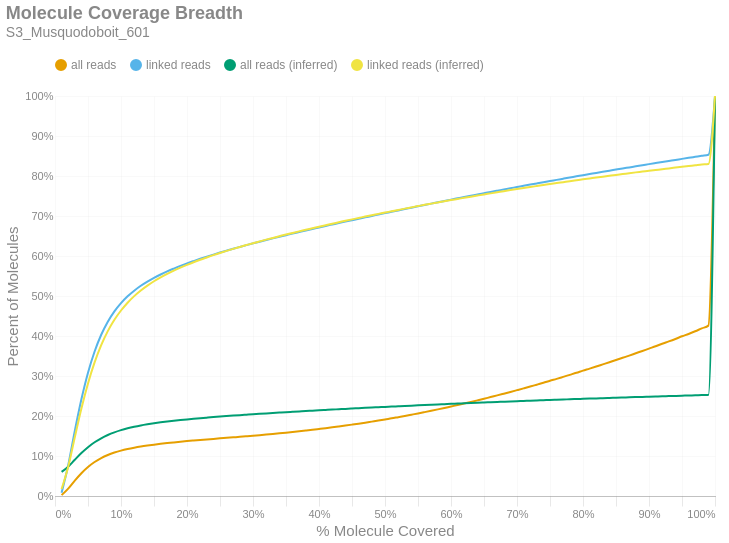

The notebook cell this image was saved under:
### Markdown cell above
### Molecule Read Coverage
This chart shows molecule coverage breadth as computed by the number of bases aligned to that molecule. In other words, "*how much of each unique long molecule is actually sequenced/aligned?*" Keep in mind there is a distinction between sequences and alignments, since some sequences belonging to a particular molecule may not align well and wouldn't appear in the alignment data. This chart also shows molecule coverage breadth as computed by the *inferred fragment* from which the aligned sequences originate. Unlike read coverage, this calculation takes into account the total insert size, including unsequenced gaps between the forward and reverse reads. Like the previous figures, these are cumulative percents.

### Code cell
if SKIPLR:
    print_html(f"Skipped")
else:
    binned_df = consolidated_hist(valids['coverage_bp'], mask, 0.01, True)
    binned_df_inf = consolidated_hist(valids['coverage_inserts'], mask, 0.01, True)
    binned_df = binned_df.with_columns(pl.lit(binned_df_inf['all reads (cumsum)']).alias('all reads (inferred)'))
    binned_df = binned_df.with_columns(pl.lit(binned_df_inf['linked reads (cumsum)']).alias('linked reads (inferred)'))
    binned_df = binned_df.with_columns(
        (pl.col('bin').cast(pl.Float64) + 0.01).alias('right_edge')
    )

    with SafeRender(binned_df):
        (
            density_plot(binned_df, 'Molecule Coverage Breadth', samplename, 'molcov', ['all reads (inferred)','linked reads (inferred)'])
            .encode(
                #x=alt.X('bin:Q', title="% Molecule Covered").axis(format = '%').scale(padding=0),
                x=alt.X('right_edge:Q', title="% Molecule Covered").axis(format='%').scale(padding=0),
                y=alt.Y('value:Q', title='Percent of Molecules')
                    .axis(format='%')
                    .stack(False)
                    .scale(domainMin=0, padding=0),
                color=alt.Color("key:N").scale(domain = ["all reads", "linked reads", "all reads (inferred)", "linked reads (inferred)"]),
                tooltip = [
                    alt.Tooltip("key:N", title = "Data Type"),
                    alt.Tooltip("range_label:N", title="% Molecule Covered"),
                    alt.Tooltip("value:Q", format = ".2%", title="% Molecules")
                ]
            )
        ).display()

### Figure 1 — Vega-Lite specification as saved in the notebook (floating-point values rounded to 4 significant figures)
{"width": "container", "height": 400, "config": {"title": {"anchor": "start", "dy": -15, "fontSize": 18, "color": "#888888", "subtitleColor": "#888888", "subtitleFontSize": 14}, "arc": {"fill": "#0072B2"}, "axis": {"domainColor": "#888888", "domainWidth": 0.5, "gridWidth": 0.2, "grid": false, "titleFontWeight": 400, "titleFontSize": 15, "labelFontSize": 11, "labelColor": "#888888", "tickColor": "#888888", "tickWidth": 0.2, "titleColor": "#888888"}, "axisBand": {"grid": false}, "axisX": {"grid": true, "tickSize": 10, "domainCap": "round"}, "axisY": {"domain": false, "grid": true, "tickSize": 0, "domainCap": "round"}, "background": "transparent", "header": {"labelFontSize": 15, "labelColor": "#888888", "titleFontSize": 15, "titleFontWeight": 600, "titleColor": "#888888"}, "legend": {"labelFont": "sans-serif", "labelFontSize": 12, "labelColor": "#888888", "symbolSize": 100, "symbolType": "circle", "titleFontSize": 12, "titlePadding": 10, "titleColor": "#888888", "title": null, "orient": "top"}, "range": {"category": ["#E69F00", "#56B4E9", "#009E73", "#F0E442", "#0072B2", "#D55E00", "#CC79A7", "#000000"], "diverging": ["#cfe8f3", "#a2d4ec", "#73bfe2", "#46abdb", "#1696d2", "#12719e"]}, "area": {"fill": "#0072B2", "fillOpacity": 0.7, "line": true, "strokeOpacity": 0.7}, "line": {"color": "#0072B2", "stroke": "#0072B2", "strokeWidth": 2}, "trail": {"color": "#0072B2", "stroke": "#0072B2", "strokeWidth": 0, "size": 1}, "point": {"filled": true, "fillOpacity": 1.0, "size": 95}, "text": {"color": "#888888", "fontSize": 11, "align": "right", "fontWeight": 400, "size": 11}, "bar": {"fill": "#0072B2", "stroke": null}, "view": {"stroke": null, "continuousWidth": 660, "continuousHeight": 400}}, "data": {"name": "data-9767511eb02233b4be705113276c2245"}, "mark": {"type": "line", "interpolate": "monotone", "point": {"opacity": 0, "size": 275}}, "encoding": {"color": {"field": "key", "scale": {"domain": ["all reads", "linked reads", "all reads (inferred)", "linked reads (inferred)"]}, "type": "nominal"}, "tooltip": [{"field": "key", "title": "Data Type", "type": "nominal"}, {"field": "range_label", "title": "% Molecule Covered", "type": "nominal"}, {"field": "value", "format": ".2%", "title": "% Molecules", "type": "quantitative"}], "x": {"axis": {"format": "%"}, "field": "right_edge", "scale": {"padding": 0}, "title": "% Molecule Covered", "type": "quantitative"}, "y": {"axis": {"format": "%"}, "field": "value", "scale": {"domainMin": 0, "padding": 0}, "stack": false, "title": "Percent of Molecules", "type": "quantitative"}}, "params": [{"name": "param_c36ac31b6afebe62", "select": {"type": "point", "fields": ["key"]}, "bind": "legend"}], "title": {"text": "Molecule Coverage Breadth", "subtitle": "S3_Musquodoboit_601"}, "transform": [{"fold": ["all reads (cumsum)", "linked reads (cumsum)", "all reads (inferred)", "linked reads (inferred)"]}, {"calculate": "replace(datum.key, ' (cumsum)', '')", "as": "key"}, {"filter": {"param": "param_c36ac31b6afebe62"}}], "usermeta": {"embedOptions": {"downloadFileName": "S3_Musquodoboit_601.molcov"}}, "$schema": "https://vega.github.io/schema/vega-lite/v6.1.0.json", "datasets": {"data-9767511eb02233b4be705113276c2245": [{"bin": "0.0", "interval": "0.0-0.01", "all reads": 0.002154, "linked reads": 0.008303, "all reads (cumsum)": 0.002154, "linked reads (cumsum)": 0.008303, "range_label": "0.0-0.01", "all reads (inferred)": 0.0602, "linked reads (inferred)": 0.01734, "right_edge": 0.01}, {"bin": "0.01", "interval": "0.01-0.02", "all reads": 0.01626, "linked reads": 0.06867, "all reads (cumsum)": 0.01841, "linked reads (cumsum)": 0.07698, "range_label": "0.01-0.02", "all reads (inferred)": 0.07336, "linked reads (inferred)": 0.07299, "right_edge": 0.02}, {"bin": "0.02", "interval": "0.02-0.03", "all reads": 0.0201, "linked reads": 0.0857, "all reads (cumsum)": 0.03852, "linked reads (cumsum)": 0.1627, "range_label": "0.02-0.03", "all reads (inferred)": 0.09061, "linked reads (inferred)": 0.1467, "right_edge": 0.03}, {"bin": "0.03", "interval": "0.03-0.04", "all reads": 0.01852, "linked reads": 0.07907, "all reads (cumsum)": 0.05704, "linked reads (cumsum)": 0.2417, "range_label": "0.03-0.04", "all reads (inferred)": 0.1074, "linked reads (inferred)": 0.2186, "right_edge": 0.04}, {"bin": "0.04", "interval": "0.04-0.05", "all reads": 0.01556, "linked reads": 0.06651, "all reads (cumsum)": 0.0726, "linked reads (cumsum)": 0.3083, "range_label": "0.04-0.05", "all reads (inferred)": 0.1221, "linked reads (inferred)": 0.2814, "right_edge": 0.05}, {"bin": "0.05", "interval": "0.05-0.06", "all reads": 0.0124, "linked reads": 0.0529, "all reads (cumsum)": 0.085, "linked reads (cumsum)": 0.3612, "range_label": "0.05-0.06", "all reads (inferred)": 0.1343, "linked reads (inferred)": 0.3339, "right_edge": 0.06}, {"bin": "0.06", "interval": "0.06-0.07", "all reads": 0.009826, "linked reads": 0.04192, "all reads (cumsum)": 0.09483, "linked reads (cumsum)": 0.4031, "range_label": "0.06-0.07", "all reads (inferred)": 0.1444, "linked reads (inferred)": 0.377, "right_edge": 0.07}, {"bin": "0.07", "interval": "0.07-0.08", "all reads": 0.007675, "linked reads": 0.03272, "all reads (cumsum)": 0.1025, "linked reads (cumsum)": 0.4358, "range_label": "0.07-0.08", "all reads (inferred)": 0.1526, "linked reads (inferred)": 0.4121, "right_edge": 0.08}, {"bin": "0.08", "interval": "0.08-0.09", "all reads": 0.006073, "linked reads": 0.02585, "all reads (cumsum)": 0.1086, "linked reads (cumsum)": 0.4616, "range_label": "0.08-0.09", "all reads (inferred)": 0.1592, "linked reads (inferred)": 0.4404, "right_edge": 0.09}, {"bin": "0.09", "interval": "0.09-0.1", "all reads": 0.004869, "linked reads": 0.02065, "all reads (cumsum)": 0.1134, "linked reads (cumsum)": 0.4823, "range_label": "0.09-0.1", "all reads (inferred)": 0.1646, "linked reads (inferred)": 0.4637, "right_edge": 0.1}, {"bin": "0.1", "interval": "0.1-0.11", "all reads": 0.003994, "linked reads": 0.01687, "all reads (cumsum)": 0.1174, "linked reads (cumsum)": 0.4992, "range_label": "0.1-0.11", "all reads (inferred)": 0.1692, "linked reads (inferred)": 0.4832, "right_edge": 0.11}, {"bin": "0.11", "interval": "0.11-0.12", "all reads": 0.003346, "linked reads": 0.01411, "all reads (cumsum)": 0.1208, "linked reads (cumsum)": 0.5133, "range_label": "0.11-0.12", "all reads (inferred)": 0.1731, "linked reads (inferred)": 0.4997, "right_edge": 0.12}, {"bin": "0.12", "interval": "0.12-0.13", "all reads": 0.002908, "linked reads": 0.01225, "all reads (cumsum)": 0.1237, "linked reads (cumsum)": 0.5255, "range_label": "0.12-0.13", "all reads (inferred)": 0.1764, "linked reads (inferred)": 0.5138, "right_edge": 0.13}, {"bin": "0.13", "interval": "0.13-0.14", "all reads": 0.002491, "linked reads": 0.01046, "all reads (cumsum)": 0.1262, "linked reads (cumsum)": 0.536, "range_label": "0.13-0.14", "all reads (inferred)": 0.1792, "linked reads (inferred)": 0.5259, "right_edge": 0.14}, {"bin": "0.14", "interval": "0.14-0.15", "all reads": 0.002231, "linked reads": 0.009324, "all reads (cumsum)": 0.1284, "linked reads (cumsum)": 0.5453, "range_label": "0.14-0.15", "all reads (inferred)": 0.1818, "linked reads (inferred)": 0.5369, "right_edge": 0.15}, {"bin": "0.15", "interval": "0.15-0.16", "all reads": 0.002032, "linked reads": 0.008436, "all reads (cumsum)": 0.1304, "linked reads (cumsum)": 0.5537, "range_label": "0.15-0.16", "all reads (inferred)": 0.1841, "linked reads (inferred)": 0.5466, "right_edge": 0.16}, {"bin": "0.16", "interval": "0.16-0.17", "all reads": 0.001875, "linked reads": 0.007761, "all reads (cumsum)": 0.1323, "linked reads (cumsum)": 0.5615, "range_label": "0.16-0.17", "all reads (inferred)": 0.1862, "linked reads (inferred)": 0.5554, "right_edge": 0.17}, {"bin": "0.17", "interval": "0.17-0.18", "all reads": 0.00171, "linked reads": 0.00701, "all reads (cumsum)": 0.134, "linked reads (cumsum)": 0.5685, "range_label": "0.17-0.18", "all reads (inferred)": 0.1881, "linked reads (inferred)": 0.5634, "right_edge": 0.18}, {"bin": "0.18", "interval": "0.18-0.19", "all reads": 0.001638, "linked reads": 0.006679, "all reads (cumsum)": 0.1357, "linked reads (cumsum)": 0.5752, "range_label": "0.18-0.19", "all reads (inferred)": 0.1898, "linked reads (inferred)": 0.5708, "right_edge": 0.19}, {"bin": "0.19", "interval": "0.19-0.2", "all reads": 0.00155, "linked reads": 0.006279, "all reads (cumsum)": 0.1372, "linked reads (cumsum)": 0.5815, "range_label": "0.19-0.2", "all reads (inferred)": 0.1915, "linked reads (inferred)": 0.5777, "right_edge": 0.2}, {"bin": "0.2", "interval": "0.2-0.21", "all reads": 0.001451, "linked reads": 0.005835, "all reads (cumsum)": 0.1387, "linked reads (cumsum)": 0.5873, "range_label": "0.2-0.21", "all reads (inferred)": 0.193, "linked reads (inferred)": 0.5843, "right_edge": 0.21}, {"bin": "0.21", "interval": "0.21-0.22", "all reads": 0.001417, "linked reads": 0.005647, "all reads (cumsum)": 0.1401, "linked reads (cumsum)": 0.5929, "range_label": "0.21-0.22", "all reads (inferred)": 0.1945, "linked reads (inferred)": 0.5905, "right_edge": 0.22}, {"bin": "0.22", "interval": "0.22-0.23", "all reads": 0.001362, "linked reads": 0.005381, "all reads (cumsum)": 0.1414, "linked reads (cumsum)": 0.5983, "range_label": "0.22-0.23", "all reads (inferred)": 0.1959, "linked reads (inferred)": 0.5964, "right_edge": 0.23}, {"bin": "0.23", "interval": "0.23-0.24", "all reads": 0.001336, "linked reads": 0.0052, "all reads (cumsum)": 0.1428, "linked reads (cumsum)": 0.6035, "range_label": "0.23-0.24", "all reads (inferred)": 0.1973, "linked reads (inferred)": 0.6021, "right_edge": 0.24}, {"bin": "0.24", "interval": "0.24-0.25", "all reads": 0.0013, "linked reads": 0.005031, "all reads (cumsum)": 0.1441, "linked reads (cumsum)": 0.6086, "range_label": "0.24-0.25", "all reads (inferred)": 0.1986, "linked reads (inferred)": 0.6075, "right_edge": 0.25}, {"bin": "0.25", "interval": "0.25-0.26", "all reads": 0.001278, "linked reads": 0.004843, "all reads (cumsum)": 0.1454, "linked reads (cumsum)": 0.6134, "range_label": "0.25-0.26", "all reads (inferred)": 0.1998, "linked reads (inferred)": 0.6127, "right_edge": 0.26}, {"bin": "0.26", "interval": "0.26-0.27", "all reads": 0.001291, "linked reads": 0.004752, "all reads (cumsum)": 0.1467, "linked reads (cumsum)": 0.6182, "range_label": "0.26-0.27", "all reads (inferred)": 0.201, "linked reads (inferred)": 0.6178, "right_edge": 0.27}, {"bin": "0.27", "interval": "0.27-0.28", "all reads": 0.001277, "linked reads": 0.004551, "all reads (cumsum)": 0.1479, "linked reads (cumsum)": 0.6227, "range_label": "0.27-0.28", "all reads (inferred)": 0.2022, "linked reads (inferred)": 0.6227, "right_edge": 0.28}, {"bin": "0.28", "interval": "0.28-0.29", "all reads": 0.001332, "linked reads": 0.004516, "all reads (cumsum)": 0.1493, "linked reads (cumsum)": 0.6272, "range_label": "0.28-0.29", "all reads (inferred)": 0.2033, "linked reads (inferred)": 0.6274, "right_edge": 0.29}, {"bin": "0.29", "interval": "0.29-0.3", "all reads": 0.001357, "linked reads": 0.004336, "all reads (cumsum)": 0.1506, "linked reads (cumsum)": 0.6316, "range_label": "0.29-0.3", "all reads (inferred)": 0.2044, "linked reads (inferred)": 0.632, "right_edge": 0.3}, {"bin": "0.3", "interval": "0.3-0.31", "all reads": 0.001417, "linked reads": 0.004294, "all reads (cumsum)": 0.152, "linked reads (cumsum)": 0.6359, "range_label": "0.3-0.31", "all reads (inferred)": 0.2055, "linked reads (inferred)": 0.6365, "right_edge": 0.31}, {"bin": "0.31", "interval": "0.31-0.32", "all reads": 0.001465, "linked reads": 0.004146, "all reads (cumsum)": 0.1535, "linked reads (cumsum)": 0.64, "range_label": "0.31-0.32", "all reads (inferred)": 0.2065, "linked reads (inferred)": 0.6409, "right_edge": 0.32}, {"bin": "0.32", "interval": "0.32-0.33", "all reads": 0.001533, "linked reads": 0.00407, "all reads (cumsum)": 0.155, "linked reads (cumsum)": 0.6441, "range_label": "0.32-0.33", "all reads (inferred)": 0.2075, "linked reads (inferred)": 0.6452, "right_edge": 0.33}, {"bin": "0.33", "interval": "0.33-0.34", "all reads": 0.001578, "linked reads": 0.004043, "all reads (cumsum)": 0.1566, "linked reads (cumsum)": 0.6481, "range_label": "0.33-0.34", "all reads (inferred)": 0.2086, "linked reads (inferred)": 0.6495, "right_edge": 0.34}, {"bin": "0.34", "interval": "0.34-0.35", "all reads": 0.001639, "linked reads": 0.003968, "all reads (cumsum)": 0.1583, "linked reads (cumsum)": 0.6521, "range_label": "0.34-0.35", "all reads (inferred)": 0.2096, "linked reads (inferred)": 0.6537, "right_edge": 0.35}, {"bin": "0.35", "interval": "0.35-0.36", "all reads": 0.001715, "linked reads": 0.003975, "all reads (cumsum)": 0.16, "linked reads (cumsum)": 0.6561, "range_label": "0.35-0.36", "all reads (inferred)": 0.2105, "linked reads (inferred)": 0.6576, "right_edge": 0.36}, {"bin": "0.36", "interval": "0.36-0.37", "all reads": 0.001767, "linked reads": 0.003881, "all reads (cumsum)": 0.1617, "linked reads (cumsum)": 0.6599, "range_label": "0.36-0.37", "all reads (inferred)": 0.2115, "linked reads (inferred)": 0.6616, "right_edge": 0.37}, {"bin": "0.37", "interval": "0.37-0.38", "all reads": 0.001841, "linked reads": 0.003872, "all reads (cumsum)": 0.1636, "linked reads (cumsum)": 0.6638, "range_label": "0.37-0.38", "all reads (inferred)": 0.2124, "linked reads (inferred)": 0.6656, "right_edge": 0.38}, {"bin": "0.38", "interval": "0.38-0.39", "all reads": 0.001896, "linked reads": 0.003776, "all reads (cumsum)": 0.1655, "linked reads (cumsum)": 0.6676, "range_label": "0.38-0.39", "all reads (inferred)": 0.2133, "linked reads (inferred)": 0.6694, "right_edge": 0.39}, {"bin": "0.39", "interval": "0.39-0.4", "all reads": 0.002023, "linked reads": 0.003869, "all reads (cumsum)": 0.1675, "linked reads (cumsum)": 0.6715, "range_label": "0.39-0.4", "all reads (inferred)": 0.2143, "linked reads (inferred)": 0.6733, "right_edge": 0.4}, {"bin": "0.4", "interval": "0.4-0.41", "all reads": 0.002041, "linked reads": 0.003712, "all reads (cumsum)": 0.1695, "linked reads (cumsum)": 0.6752, "range_label": "0.4-0.41", "all reads (inferred)": 0.2152, "linked reads (inferred)": 0.6771, "right_edge": 0.41}, {"bin": "0.41", "interval": "0.41-0.42", "all reads": 0.002099, "linked reads": 0.0036, "all reads (cumsum)": 0.1716, "linked reads (cumsum)": 0.6788, "range_label": "0.41-0.42", "all reads (inferred)": 0.2161, "linked reads (inferred)": 0.6808, "right_edge": 0.42}, {"bin": "0.42", "interval": "0.42-0.43", "all reads": 0.002213, "linked reads": 0.003582, "all reads (cumsum)": 0.1738, "linked reads (cumsum)": 0.6823, "range_label": "0.42-0.43", "all reads (inferred)": 0.2169, "linked reads (inferred)": 0.6844, "right_edge": 0.43}, {"bin": "0.43", "interval": "0.43-0.44", "all reads": 0.002269, "linked reads": 0.003643, "all reads (cumsum)": 0.1761, "linked reads (cumsum)": 0.686, "range_label": "0.43-0.44", "all reads (inferred)": 0.2178, "linked reads (inferred)": 0.688, "right_edge": 0.44}, {"bin": "0.44", "interval": "0.44-0.45", "all reads": 0.002347, "linked reads": 0.003548, "all reads (cumsum)": 0.1785, "linked reads (cumsum)": 0.6895, "range_label": "0.44-0.45", "all reads (inferred)": 0.2187, "linked reads (inferred)": 0.6916, "right_edge": 0.45}, {"bin": "0.45", "interval": "0.45-0.46", "all reads": 0.002391, "linked reads": 0.00353, "all reads (cumsum)": 0.1809, "linked reads (cumsum)": 0.6931, "range_label": "0.45-0.46", "all reads (inferred)": 0.2195, "linked reads (inferred)": 0.695, "right_edge": 0.46}, {"bin": "0.46", "interval": "0.46-0.47", "all reads": 0.002489, "linked reads": 0.003522, "all reads (cumsum)": 0.1833, "linked reads (cumsum)": 0.6966, "range_label": "0.46-0.47", "all reads (inferred)": 0.2203, "linked reads (inferred)": 0.6986, "right_edge": 0.47}, {"bin": "0.47", "interval": "0.47-0.48", "all reads": 0.002611, "linked reads": 0.00356, "all reads (cumsum)": 0.186, "linked reads (cumsum)": 0.7001, "range_label": "0.47-0.48", "all reads (inferred)": 0.2212, "linked reads (inferred)": 0.702, "right_edge": 0.48}, {"bin": "0.48", "interval": "0.48-0.49", "all reads": 0.002603, "linked reads": 0.003518, "all reads (cumsum)": 0.1886, "linked reads (cumsum)": 0.7037, "range_label": "0.48-0.49", "all reads (inferred)": 0.222, "linked reads (inferred)": 0.7053, "right_edge": 0.49}, {"bin": "0.49", "interval": "0.49-0.5", "all reads": 0.002909, "linked reads": 0.00354, "all reads (cumsum)": 0.1915, "linked reads (cumsum)": 0.7072, "range_label": "0.49-0.5", "all reads (inferred)": 0.2228, "linked reads (inferred)": 0.7087, "right_edge": 0.5}, {"bin": "0.5", "interval": "0.5-0.51", "all reads": 0.002635, "linked reads": 0.003231, "all reads (cumsum)": 0.1941, "linked reads (cumsum)": 0.7104, "range_label": "0.5-0.51", "all reads (inferred)": 0.2235, "linked reads (inferred)": 0.7118, "right_edge": 0.51}, {"bin": "0.51", "interval": "0.51-0.52", "all reads": 0.003009, "linked reads": 0.003487, "all reads (cumsum)": 0.1971, "linked reads (cumsum)": 0.7139, "range_label": "0.51-0.52", "all reads (inferred)": 0.2243, "linked reads (inferred)": 0.7151, "right_edge": 0.52}, {"bin": "0.52", "interval": "0.52-0.53", "all reads": 0.002997, "linked reads": 0.003359, "all reads (cumsum)": 0.2001, "linked reads (cumsum)": 0.7173, "range_label": "0.52-0.53", "all reads (inferred)": 0.2251, "linked reads (inferred)": 0.7184, "right_edge": 0.53}, {"bin": "0.53", "interval": "0.53-0.54", "all reads": 0.003134, "linked reads": 0.003503, "all reads (cumsum)": 0.2032, "linked reads (cumsum)": 0.7208, "range_label": "0.53-0.54", "all reads (inferred)": 0.2259, "linked reads (inferred)": 0.7216, "right_edge": 0.54}, {"bin": "0.54", "interval": "0.54-0.55", "all reads": 0.003164, "linked reads": 0.003431, "all reads (cumsum)": 0.2064, "linked reads (cumsum)": 0.7242, "range_label": "0.54-0.55", "all reads (inferred)": 0.2267, "linked reads (inferred)": 0.7247, "right_edge": 0.55}, {"bin": "0.55", "interval": "0.55-0.56", "all reads": 0.003323, "linked reads": 0.003337, "all reads (cumsum)": 0.2097, "linked reads (cumsum)": 0.7276, "range_label": "0.55-0.56", "all reads (inferred)": 0.2274, "linked reads (inferred)": 0.7279, "right_edge": 0.56}, {"bin": "0.56", "interval": "0.56-0.57", "all reads": 0.003384, "linked reads": 0.003364, "all reads (cumsum)": 0.2131, "linked reads (cumsum)": 0.7309, "range_label": "0.56-0.57", "all reads (inferred)": 0.2282, "linked reads (inferred)": 0.7309, "right_edge": 0.57}, {"bin": "0.57", "interval": "0.57-0.58", "all reads": 0.00345, "linked reads": 0.003397, "all reads (cumsum)": 0.2166, "linked reads (cumsum)": 0.7343, "range_label": "0.57-0.58", "all reads (inferred)": 0.2289, "linked reads (inferred)": 0.7339, "right_edge": 0.58}, {"bin": "0.58", "interval": "0.58-0.59", "all reads": 0.003545, "linked reads": 0.003327, "all reads (cumsum)": 0.2201, "linked reads (cumsum)": 0.7376, "range_label": "0.58-0.59", "all reads (inferred)": 0.2296, "linked reads (inferred)": 0.7368, "right_edge": 0.59}, {"bin": "0.59", "interval": "0.59-0.6", "all reads": 0.003687, "linked reads": 0.003336, "all reads (cumsum)": 0.2238, "linked reads (cumsum)": 0.741, "range_label": "0.59-0.6", "all reads (inferred)": 0.2303, "linked reads (inferred)": 0.7398, "right_edge": 0.6}, {"bin": "0.6", "interval": "0.6-0.61", "all reads": 0.003608, "linked reads": 0.003193, "all reads (cumsum)": 0.2274, "linked reads (cumsum)": 0.7442, "range_label": "0.6-0.61", "all reads (inferred)": 0.231, "linked reads (inferred)": 0.7426, "right_edge": 0.61}, {"bin": "0.61", "interval": "0.61-0.62", "all reads": 0.003827, "linked reads": 0.003227, "all reads (cumsum)": 0.2312, "linked reads (cumsum)": 0.7474, "range_label": "0.61-0.62", "all reads (inferred)": 0.2317, "linked reads (inferred)": 0.7455, "right_edge": 0.62}, {"bin": "0.62", "interval": "0.62-0.63", "all reads": 0.003834, "linked reads": 0.003187, "all reads (cumsum)": 0.2351, "linked reads (cumsum)": 0.7506, "range_label": "0.62-0.63", "all reads (inferred)": 0.2324, "linked reads (inferred)": 0.7483, "right_edge": 0.63}, {"bin": "0.63", "interval": "0.63-0.64", "all reads": 0.003969, "linked reads": 0.003158, "all reads (cumsum)": 0.239, "linked reads (cumsum)": 0.7537, "range_label": "0.63-0.64", "all reads (inferred)": 0.2331, "linked reads (inferred)": 0.7511, "right_edge": 0.64}, {"bin": "0.64", "interval": "0.64-0.65", "all reads": 0.004057, "linked reads": 0.003207, "all reads (cumsum)": 0.2431, "linked reads (cumsum)": 0.757, "range_label": "0.64-0.65", "all reads (inferred)": 0.2337, "linked reads (inferred)": 0.7539, "right_edge": 0.65}, {"bin": "0.65", "interval": "0.65-0.66", "all reads": 0.004269, "linked reads": 0.003202, "all reads (cumsum)": 0.2474, "linked reads (cumsum)": 0.7602, "range_label": "0.65-0.66", "all reads (inferred)": 0.2344, "linked reads (inferred)": 0.7566, "right_edge": 0.66}, {"bin": "0.66", "interval": "0.66-0.67", "all reads": 0.004135, "linked reads": 0.003109, "all reads (cumsum)": 0.2515, "linked reads (cumsum)": 0.7633, "range_label": "0.66-0.67", "all reads (inferred)": 0.2351, "linked reads (inferred)": 0.7593, "right_edge": 0.67}, {"bin": "0.67", "interval": "0.67-0.68", "all reads": 0.004301, "linked reads": 0.003073, "all reads (cumsum)": 0.2558, "linked reads (cumsum)": 0.7663, "range_label": "0.67-0.68", "all reads (inferred)": 0.2357, "linked reads (inferred)": 0.7621, "right_edge": 0.68}, {"bin": "0.68", "interval": "0.68-0.69", "all reads": 0.004344, "linked reads": 0.003127, "all reads (cumsum)": 0.2601, "linked reads (cumsum)": 0.7695, "range_label": "0.68-0.69", "all reads (inferred)": 0.2364, "linked reads (inferred)": 0.7648, "right_edge": 0.69}, {"bin": "0.69", "interval": "0.69-0.7", "all reads": 0.004464, "linked reads": 0.003007, "all reads (cumsum)": 0.2646, "linked reads (cumsum)": 0.7725, "range_label": "0.69-0.7", "all reads (inferred)": 0.237, "linked reads (inferred)": 0.7674, "right_edge": 0.7}, {"bin": "0.7", "interval": "0.7-0.71", "all reads": 0.004488, "linked reads": 0.003123, "all reads (cumsum)": 0.2691, "linked reads (cumsum)": 0.7756, "range_label": "0.7-0.71", "all reads (inferred)": 0.2376, "linked reads (inferred)": 0.7699, "right_edge": 0.71}, {"bin": "0.71", "interval": "0.71-0.72", "all reads": 0.00455, "linked reads": 0.002969, "all reads (cumsum)": 0.2736, "linked reads (cumsum)": 0.7786, "range_label": "0.71-0.72", "all reads (inferred)": 0.2383, "linked reads (inferred)": 0.7725, "right_edge": 0.72}, {"bin": "0.72", "interval": "0.72-0.73", "all reads": 0.004699, "linked reads": 0.002925, "all reads (cumsum)": 0.2783, "linked reads (cumsum)": 0.7815, "range_label": "0.72-0.73", "all reads (inferred)": 0.2389, "linked reads (inferred)": 0.775, "right_edge": 0.73}, {"bin": "0.73", "interval": "0.73-0.74", "all reads": 0.00468, "linked reads": 0.002966, "all reads (cumsum)": 0.283, "linked reads (cumsum)": 0.7844, "range_label": "0.73-0.74", "all reads (inferred)": 0.2395, "linked reads (inferred)": 0.7774, "right_edge": 0.74}, {"bin": "0.74", "interval": "0.74-0.75", "all reads": 0.005086, "linked reads": 0.003065, "all reads (cumsum)": 0.2881, "linked reads (cumsum)": 0.7875, "range_label": "0.74-0.75", "all reads (inferred)": 0.2401, "linked reads (inferred)": 0.7799, "right_edge": 0.75}, {"bin": "0.75", "interval": "0.75-0.76", "all reads": 0.004709, "linked reads": 0.002782, "all reads (cumsum)": 0.2928, "linked reads (cumsum)": 0.7903, "range_label": "0.75-0.76", "all reads (inferred)": 0.2407, "linked reads (inferred)": 0.7823, "right_edge": 0.76}, {"bin": "0.76", "interval": "0.76-0.77", "all reads": 0.005029, "linked reads": 0.002995, "all reads (cumsum)": 0.2978, "linked reads (cumsum)": 0.7933, "range_label": "0.76-0.77", "all reads (inferred)": 0.2412, "linked reads (inferred)": 0.7846, "right_edge": 0.77}, {"bin": "0.77", "interval": "0.77-0.78", "all reads": 0.005076, "linked reads": 0.002958, "all reads (cumsum)": 0.3029, "linked reads (cumsum)": 0.7963, "range_label": "0.77-0.78", "all reads (inferred)": 0.2418, "linked reads (inferred)": 0.787, "right_edge": 0.78}, {"bin": "0.78", "interval": "0.78-0.79", "all reads": 0.005062, "linked reads": 0.002874, "all reads (cumsum)": 0.308, "linked reads (cumsum)": 0.7991, "range_label": "0.78-0.79", "all reads (inferred)": 0.2424, "linked reads (inferred)": 0.7893, "right_edge": 0.79}, {"bin": "0.79", "interval": "0.79-0.8", "all reads": 0.005404, "linked reads": 0.002965, "all reads (cumsum)": 0.3134, "linked reads (cumsum)": 0.8021, "range_label": "0.79-0.8", "all reads (inferred)": 0.243, "linked reads (inferred)": 0.7916, "right_edge": 0.8}, {"bin": "0.8", "interval": "0.8-0.81", "all reads": 0.005034, "linked reads": 0.002802, "all reads (cumsum)": 0.3184, "linked reads (cumsum)": 0.8049, "range_label": "0.8-0.81", "all reads (inferred)": 0.2435, "linked reads (inferred)": 0.7939, "right_edge": 0.81}, {"bin": "0.81", "interval": "0.81-0.82", "all reads": 0.005256, "linked reads": 0.002838, "all reads (cumsum)": 0.3237, "linked reads (cumsum)": 0.8077, "range_label": "0.81-0.82", "all reads (inferred)": 0.2441, "linked reads (inferred)": 0.7962, "right_edge": 0.82}, {"bin": "0.82", "interval": "0.82-0.83", "all reads": 0.005407, "linked reads": 0.002742, "all reads (cumsum)": 0.3291, "linked reads (cumsum)": 0.8105, "range_label": "0.82-0.83", "all reads (inferred)": 0.2446, "linked reads (inferred)": 0.7984, "right_edge": 0.83}, {"bin": "0.83", "interval": "0.83-0.84", "all reads": 0.005381, "linked reads": 0.002767, "all reads (cumsum)": 0.3345, "linked reads (cumsum)": 0.8132, "range_label": "0.83-0.84", "all reads (inferred)": 0.2451, "linked reads (inferred)": 0.8006, "right_edge": 0.84}, {"bin": "0.84", "interval": "0.84-0.85", "all reads": 0.00542, "linked reads": 0.002801, "all reads (cumsum)": 0.3399, "linked reads (cumsum)": 0.816, "range_label": "0.84-0.85", "all reads (inferred)": 0.2457, "linked reads (inferred)": 0.8028, "right_edge": 0.85}, {"bin": "0.85", "interval": "0.85-0.86", "all reads": 0.005576, "linked reads": 0.002781, "all reads (cumsum)": 0.3455, "linked reads (cumsum)": 0.8188, "range_label": "0.85-0.86", "all reads (inferred)": 0.2462, "linked reads (inferred)": 0.8048, "right_edge": 0.86}, {"bin": "0.86", "interval": "0.86-0.87", "all reads": 0.005585, "linked reads": 0.002701, "all reads (cumsum)": 0.351, "linked reads (cumsum)": 0.8215, "range_label": "0.86-0.87", "all reads (inferred)": 0.2467, "linked reads (inferred)": 0.807, "right_edge": 0.87}, {"bin": "0.87", "interval": "0.87-0.88", "all reads": 0.005809, "linked reads": 0.002726, "all reads (cumsum)": 0.3569, "linked reads (cumsum)": 0.8242, "range_label": "0.87-0.88", "all reads (inferred)": 0.2472, "linked reads (inferred)": 0.8091, "right_edge": 0.88}, {"bin": "0.88", "interval": "0.88-0.89", "all reads": 0.005749, "linked reads": 0.002685, "all reads (cumsum)": 0.3626, "linked reads (cumsum)": 0.8269, "range_label": "0.88-0.89", "all reads (inferred)": 0.2477, "linked reads (inferred)": 0.8111, "right_edge": 0.89}, {"bin": "0.89", "interval": "0.89-0.9", "all reads": 0.005943, "linked reads": 0.002733, "all reads (cumsum)": 0.3685, "linked reads (cumsum)": 0.8297, "range_label": "0.89-0.9", "all reads (inferred)": 0.2482, "linked reads (inferred)": 0.8131, "right_edge": 0.9}, {"bin": "0.9", "interval": "0.9-0.91", "all reads": 0.005691, "linked reads": 0.002654, "all reads (cumsum)": 0.3742, "linked reads (cumsum)": 0.8323, "range_label": "0.9-0.91", "all reads (inferred)": 0.2487, "linked reads (inferred)": 0.8151, "right_edge": 0.91}, {"bin": "0.91", "interval": "0.91-0.92", "all reads": 0.006491, "linked reads": 0.002635, "all reads (cumsum)": 0.3807, "linked reads (cumsum)": 0.835, "range_label": "0.91-0.92", "all reads (inferred)": 0.2492, "linked reads (inferred)": 0.817, "right_edge": 0.92}, {"bin": "0.92", "interval": "0.92-0.93", "all reads": 0.005697, "linked reads": 0.002613, "all reads (cumsum)": 0.3864, "linked reads (cumsum)": 0.8376, "range_label": "0.92-0.93", "all reads (inferred)": 0.2497, "linked reads (inferred)": 0.819, "right_edge": 0.93}, {"bin": "0.93", "interval": "0.93-0.94", "all reads": 0.006166, "linked reads": 0.002589, "all reads (cumsum)": 0.3926, "linked reads (cumsum)": 0.8402, "range_label": "0.93-0.94", "all reads (inferred)": 0.2502, "linked reads (inferred)": 0.821, "right_edge": 0.94}, {"bin": "0.94", "interval": "0.94-0.95", "all reads": 0.006751, "linked reads": 0.002652, "all reads (cumsum)": 0.3993, "linked reads (cumsum)": 0.8428, "range_label": "0.94-0.95", "all reads (inferred)": 0.2507, "linked reads (inferred)": 0.8229, "right_edge": 0.95}, {"bin": "0.95", "interval": "0.95-0.96", "all reads": 0.005786, "linked reads": 0.002584, "all reads (cumsum)": 0.4051, "linked reads (cumsum)": 0.8454, "range_label": "0.95-0.96", "all reads (inferred)": 0.2513, "linked reads (inferred)": 0.8249, "right_edge": 0.96}, {"bin": "0.96", "interval": "0.96-0.97", "all reads": 0.006713, "linked reads": 0.002526, "all reads (cumsum)": 0.4118, "linked reads (cumsum)": 0.8479, "range_label": "0.96-0.97", "all reads (inferred)": 0.2518, "linked reads (inferred)": 0.8268, "right_edge": 0.97}, {"bin": "0.97", "interval": "0.97-0.98", "all reads": 0.007251, "linked reads": 0.002526, "all reads (cumsum)": 0.4191, "linked reads (cumsum)": 0.8504, "range_label": "0.97-0.98", "all reads (inferred)": 0.2523, "linked reads (inferred)": 0.8287, "right_edge": 0.98}, {"bin": "0.98", "interval": "0.98-0.99", "all reads": 0.006841, "linked reads": 0.002547, "all reads (cumsum)": 0.4259, "linked reads (cumsum)": 0.853, "range_label": "0.98-0.99", "all reads (inferred)": 0.2528, "linked reads (inferred)": 0.8299, "right_edge": 0.99}, {"bin": "0.99", "interval": "0.99-1.0", "all reads": 0.5741, "linked reads": 0.147, "all reads (cumsum)": 1.0, "linked reads (cumsum)": 1.0, "range_label": "0.99-1.0", "all reads (inferred)": 1.0, "linked reads (inferred)": 1.0, "right_edge": 1.0}]}}
